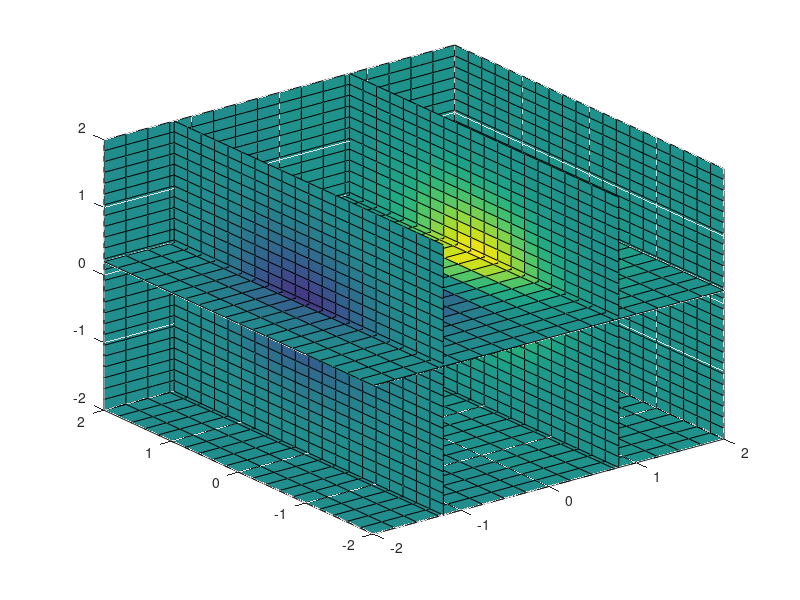

MATLAB code to generate this figure:
x1 = -2:0.2:2; 
x2 = -2:0.25:2; 
x3 = -2:0.16:2;
[X1,X2,X3] = ndgrid(x1,x2,x3);
z = X2.*exp(-X1.^2 -X2.^2 -X3.^2);
slice(X2,X1,X3,z,[-1.2 0.8 2],2,[-2 0.2])
